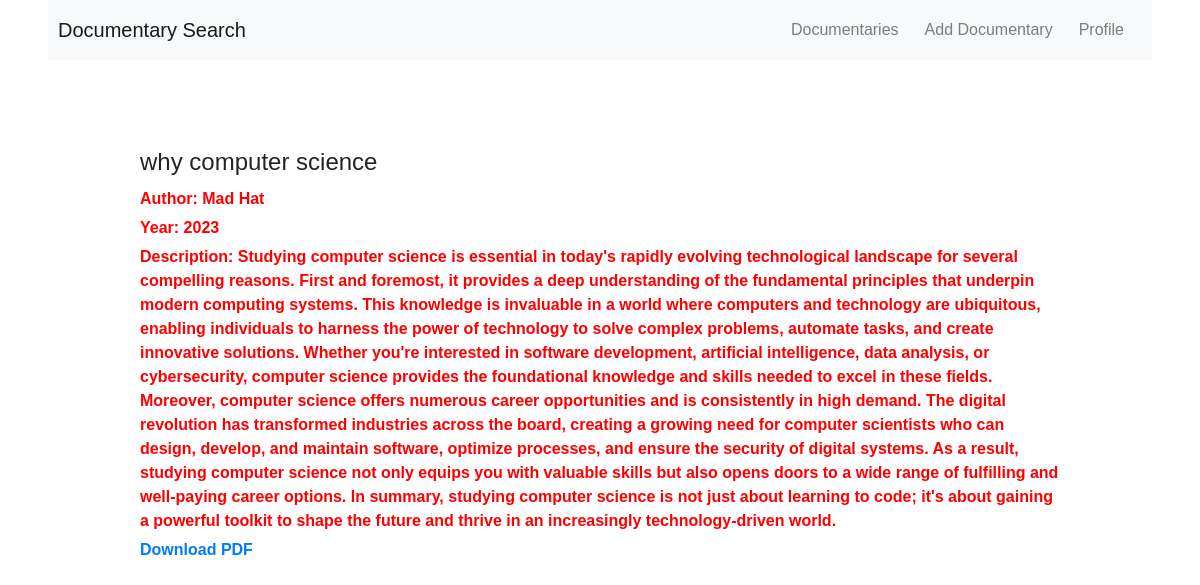
The page /documentary/1/ (signed in) on the database its author committed.
### documentary/models.py (models this page shows, shortened)
class Documentary(models.Model):
    title = models.CharField(max_length=100)
    description = models.TextField()
    author = models.CharField(max_length=100)
    year = models.IntegerField()
    pdf = models.FileField(upload_to='documents/')
    class Meta:
        ordering = ['-id']

### documentary/views.py (the view)
# urls.py: path('documentary/<int:documentary_id>/', documentary_details, name='documentary_details'),
@login_required
def documentary_details(request, documentary_id):
    documentary = get_object_or_404(Documentary, pk=documentary_id)
    comments = documentary.comments.all()
    if request.method == 'POST':
        if request.headers.get('X-Requested-With') == 'XMLHttpRequest':
            comment_form = CommentForm(request.POST)
            if comment_form.is_valid():
                comment = comment_form.save(commit=False)
                comment.documentary = documentary
                comment.user = request.user
                comment.save()
                return JsonResponse({'success': True})
            else:
                return JsonResponse({'success': False, 'errors': comment_form.errors})
        else:
            comment_form = CommentForm(request.POST)
            reply_form = ReplyForm()
            if comment_form.is_valid():
                comment = comment_form.save(commit=False)
                comment.documentary = documentary
                comment.user = request.user
                comment.save()
                return redirect('documentary_details', pk=pk)
    else:
        comment_form = CommentForm()
        reply_form = ReplyForm()
    context = {
        'documentary': documentary,
        'comments': comments,
        'comment_form': comment_form,
        'reply_form': reply_form,
    }
    return render(request, 'documentary/documentary_details.html', context)

### templates/documentary/documentary_details.html (shortened to what this page needs)
{% extends 'base.html' %}
{% load static %}
{% block content %}
  <div class="documentary-details">
    <h3>{{ documentary.title }}</h3>
    <p>Author: {{ documentary.author }}</p>
    <p>Year: {{ documentary.year }}</p>
    <p>Description: {{ documentary.description }}</p>
    <p><a href="{{ documentary.pdf.url }}" target="_blank">Download PDF</a></p>
    <div id="pdf-container" style="height: 600px;"></div>
  </div>
{% endblock %}

### static/css/style.css (style rules this page uses)
body { font-family: Arial, sans-serif; margin: 0; padding: 0; }
p { margin-bottom: 10px; }
p { font-weight: bold; color: #f00; }
.documentary-details { margin-top: 20px; }
.documentary-details h3 { font-size: 24px; margin-bottom: 10px; }
.documentary-details p { margin-bottom: 5px; }

### rows shown on the page
Documentary: title "why computer science", author "Mad Hat", year "2023", description "Studying computer science is essential in today's rapidly evolving technological landscape for several compelling reasons. First and foremost, it provides a deep understanding of the fundamental principles that underpin modern computing systems. This knowledge is invaluable in a world where computers and technology are ubiquitous, enabling individuals to harness the power of technology to solve complex problems, automate tasks, and create innovative solutions. Whether you're interested in software development, artificial intelligence, data analysis, or cybersecurity, computer science provides the foundational knowledge and skills needed to excel in these fields. Moreover, computer science…"
